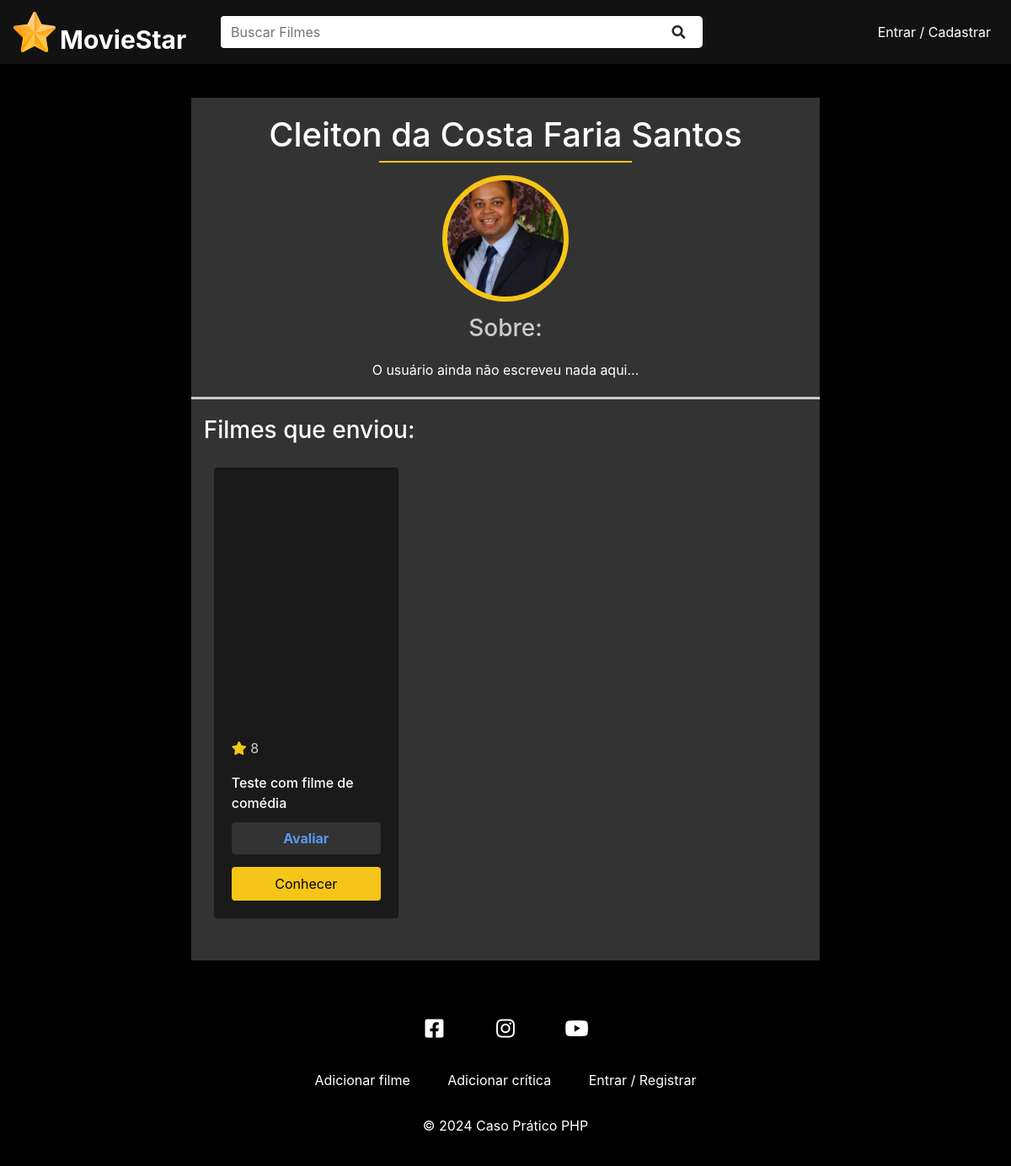
Screenshot of /profile.php?id=2 with the database file from the repository.
### tables this page shows
CREATE TABLE `users` (
  `id` int(11) UNSIGNED NOT NULL,
  `name` varchar(100) DEFAULT NULL,
  `lastname` varchar(100) DEFAULT NULL,
  `email` varchar(200) DEFAULT NULL,
  `password` varchar(200) DEFAULT NULL,
  `image` varchar(200) DEFAULT NULL,
  `token` varchar(200) DEFAULT NULL,
  `bio` text DEFAULT NULL
);

CREATE TABLE `movies` (
  `id` int(11) UNSIGNED NOT NULL,
  `title` varchar(100) DEFAULT NULL,
  `description` text DEFAULT NULL,
  `image` varchar(200) DEFAULT NULL,
  `trailer` varchar(150) DEFAULT NULL,
  `category` varchar(50) DEFAULT NULL,
  `length` varchar(50) DEFAULT NULL,
  `users_id` int(11) UNSIGNED DEFAULT NULL
);

### dao/UserDAO.php (called while the page is built, shortened)
<?php
require_once("models/User.php");
class UserDAO implements UserDAOInterface
{
  private $conn;
  public function __construct(PDO $conn, $url)
  {
    $this->conn = $conn;
  }
  public function buildUser($data)
  {
    $user = new User();
    $user->id = $data["id"];
    $user->name = $data["name"];
    $user->lastname = $data["lastname"];
    $user->email = $data["email"];
    $user->password = $data["password"];
    $user->image = $data["image"];
    $user->bio = $data["bio"];
    $user->token = $data["token"];
    return $user;
  }
  public function findById($id)
  {
    if ($id != "") {
      $stmt = $this->conn->prepare("SELECT * FROM users WHERE id = :id");
      $stmt->bindParam(":id", $id);
      $stmt->execute();
      if ($stmt->rowCount() > 0) {
        $data = $stmt->fetch();
        $user = $this->buildUser($data);
        return $user;
      } else {
        return false;
      }
    } else {
      return false;
    }
  }
}

### globals.php (called while the page is built, shortened)
<?php
$BASE_URL = "http://" . $_SERVER["SERVER_NAME"] . dirname($_SERVER["REQUEST_URI"] . "?") . "/";

### models/User.php (called while the page is built, shortened)
<?php
class User
{
  public function getFullName($user)
  {
    return $user->name . " " . $user->lastname;
  }
}

### dao/MovieDAO.php (called while the page is built, shortened)
<?php
require_once("models/Movie.php");
require_once("dao/ReviewDAO.php");
class MovieDAO implements MovieDAOInterface
{
  private $conn;
  private $url;
  public function __construct(PDO $conn, $url)
  {
    $this->conn = $conn;
    $this->url = $url;
  }
  public function buildMovie($data)
  {
    $movie = new Movie();
    $movie->id = $data["id"];
    $movie->title = $data["title"];
    $movie->description = $data["description"];
    $movie->image = $data["image"];
    $movie->trailer = $data["trailer"];
    $movie->category = $data["category"];
    $movie->length = $data["length"];
    $movie->users_id = $data["users_id"];
    $reviewDao = new ReviewDao($this->conn, $this->url);
    $rating = $reviewDao->getRatings($movie->id);
    $movie->rating = $rating;
    return $movie;
  }
  public function getMoviesByUserId($id)
  {
    $movies = [];
    $stmt = $this->conn->prepare("SELECT * FROM movies
                                    WHERE users_id = :users_id");
    $stmt->bindParam(":users_id", $id);
    $stmt->execute();
    if ($stmt->rowCount() > 0) {
      $moviesArray = $stmt->fetchAll();
      foreach ($moviesArray as $movie) {
        $movies[] = $this->buildMovie($movie);
      }
    }
    return $movies;
  }
}

### dao/ReviewDAO.php (called while the page is built, shortened)
<?php
require_once("dao/UserDAO.php");
class ReviewDao implements ReviewDAOInterface
{
  private $conn;
  public function __construct(PDO $conn, $url)
  {
    $this->conn = $conn;
  }
  public function getRatings($id)
  {
    $stmt = $this->conn->prepare("SELECT * FROM reviews WHERE movies_id = :movies_id");
    $stmt->bindParam(":movies_id", $id);
    $stmt->execute();
    if ($stmt->rowCount() > 0) {
      $rating = 0;
      $reviews = $stmt->fetchAll();
      foreach ($reviews as $review) {
        $rating += $review["rating"];
      }
      $rating = $rating / count($reviews);
    } else {
      $rating = "Não avaliado";
    }
    return $rating;
  }
}

### profile.php (the view, shortened to what this page needs)
<?php
require_once("templates/header.php");
require_once("models/User.php");
require_once("dao/UserDAO.php");
require_once("dao/MovieDAO.php");
$user = new User();
$userDao = new UserDAO($conn, $BASE_URL);
$movieDao = new MovieDAO($conn, $BASE_URL);
$id = filter_input(INPUT_GET, "id");
if (empty($id)) {
  if (!empty($userData)) {
    $id = $userData->id;
  } else {
    $message->setMessage("Usuário não encontrado!", "error", "index.php");
  }
} else {
  $userData = $userDao->findById($id);
}
$fullName = $user->getFullName($userData);
$userMovies = $movieDao->getMoviesByUserId($id);
?>
<div id="main-container" class="container-fluid">
    <div class="col-md-8 offset-md-2">
        <div class="row profile-container">
            <div class="col-md-12 about-container">
                <h1 class="page-title"><?= $fullName ?></h1>
                <div id="profile-image-container" class="profile-image"
                    style="background-image: url('<?= $BASE_URL ?>img/users/<?= $userData->image ?>')"></div>
                <h3 class="about-title">Sobre:</h3>
                <?php if (!empty($userData->bio)) : ?>
                <p class="profile-description"><?= $userData->bio ?></p>
                <?php else : ?>
                <p class="profile-description">O usuário ainda não escreveu nada aqui...</p>
                <?php endif; ?>
            </div>
            <div class="col-md-12 added-movies-container">
                <h3>Filmes que enviou:</h3>
                <div class="movies-container">
                    <?php foreach ($userMovies as $movie) : ?>
                    <?php require("templates/movie_card.php"); ?>
                    <?php endforeach; ?>
                </div>
            </div>
        </div>
    </div>
</div>
<?php
require_once("templates/footer.php");
?>

### templates/movie_card.php (shortened to what this page needs)
<div class="card movie-card">
    <div class="card-img-top" style="background-image: url('<?= $BASE_URL ?>img/movies/<?= $movie->image ?>')"></div>
    <div class="card-body">
        <p class="card-rating">
            <i class="fas fa-star"></i>
            <span class="rating"><?= $movie->rating ?></span>
        </p>
        <h5 class="card-title">
            <a href="<?= $BASE_URL ?>movie.php?id=<?= $movie->id ?>"><?= $movie->title ?></a>
        </h5>
        <a href="<?= $BASE_URL ?>movie.php?id=<?= $movie->id ?>" class="btn btn-primary rate-btn">Avaliar</a>
        <a href="<?= $BASE_URL ?>movie.php?id=<?= $movie->id ?>" class="btn btn-primary card-btn">Conhecer</a>
    </div>
</div>

### css/styles.css (style rules this page uses)
#main-container { background-color: #000; color: #fff; min-height: 65vh; padding: 40px; }
.movies-container { display: flex; flex-wrap: wrap; margin: 0 -15px; }
.movie-card { background-color: #1a1a1a; width: 18%; margin-bottom: 30px; margin-left: 1%; margin-right: 1%; }
.movie-card .card-img-top { height: 300px; width: 100%; background-size: cover; background-position: center; }
.card-title { height: 3rem; }
.card-title a { font-size: 16px; color: #fff; }
.fas.fa-star { color: #f5c518; }
.rating { color: #ccc; }
.rate-btn { margin-bottom: 15px; color: #5799ef; background-color: #333; border-color: #333; width: 100%; font-weight: bold; }
.card-btn { color: #000; background-color: #f5c518; border: 2px solid #f5c518; width: 100%; }
#profile-image-container, .profile-image-container { width: 150px; height: 150px; border: 6px solid #f5c518; border-radius: 100%; background-size: cover; background-position: center; margin: 15px auto; }
.profile-container { justify-content: center; }
.profile-container .profile-image { margin: 20px auto; }
.about-title { color: #ccc; }
.profile-description { max-width: 500px; margin: 20px auto; }
.added-movies-container, .about-container { padding-top: 20px; }
.about-container { text-align: center; background-color: #333; border-bottom: 3px solid #ccc; }
.added-movies-container { background-color: #333; }
.added-movies-container .movies-container { padding: 20px; }
.added-movies-container .movie-card { width: 31%; }
.page-title:after { content: ""; width: 300px; border-bottom: 2px solid #f5c518; display: block; margin: 0 auto; padding-top: 7px; }

### rows the page displays
users: fullName "Cleiton da Costa Faria Santos", image (picture)
movies: rating "8", title "Teste com filme de comédia"
